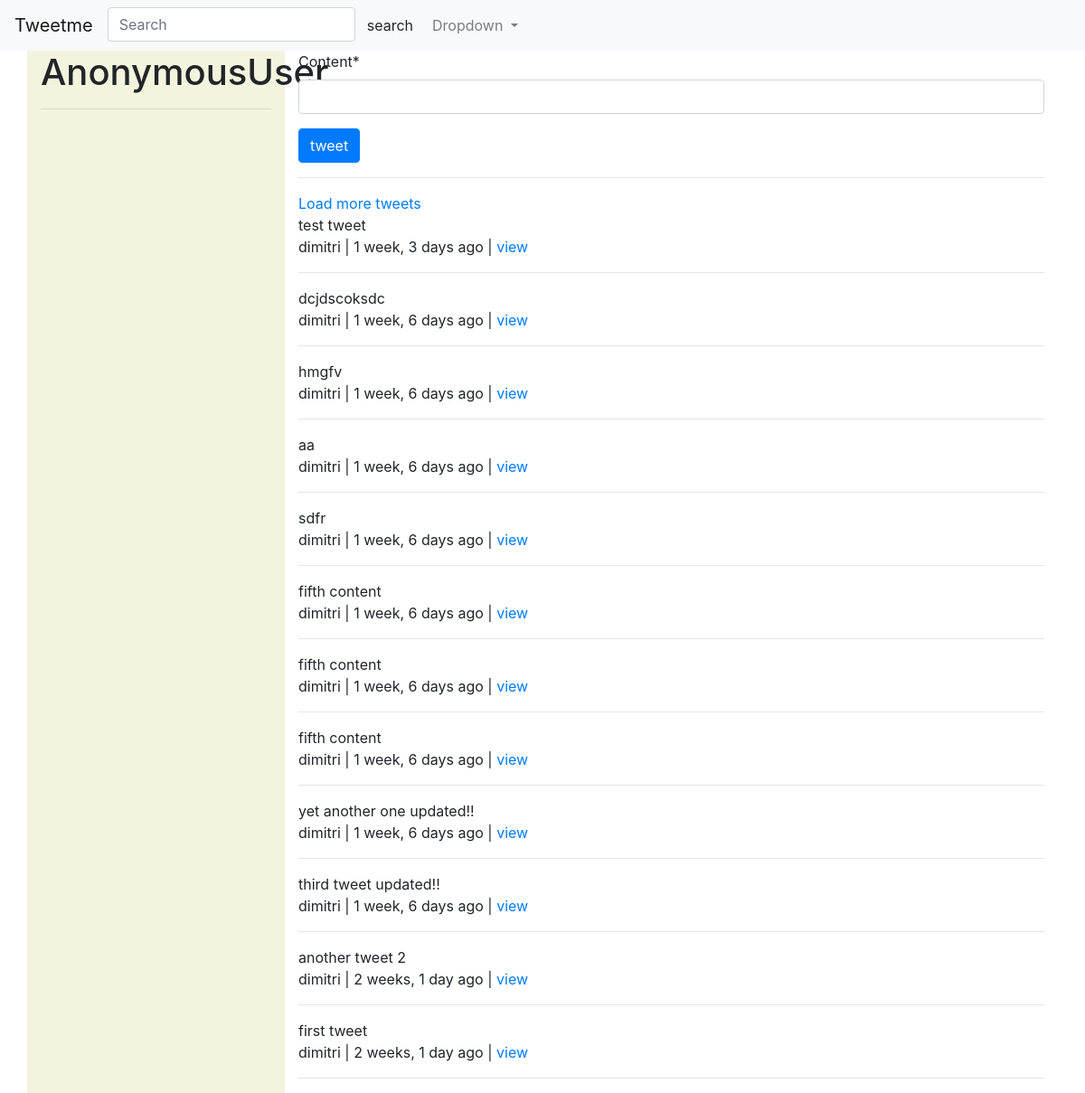
The app's page /, older data.
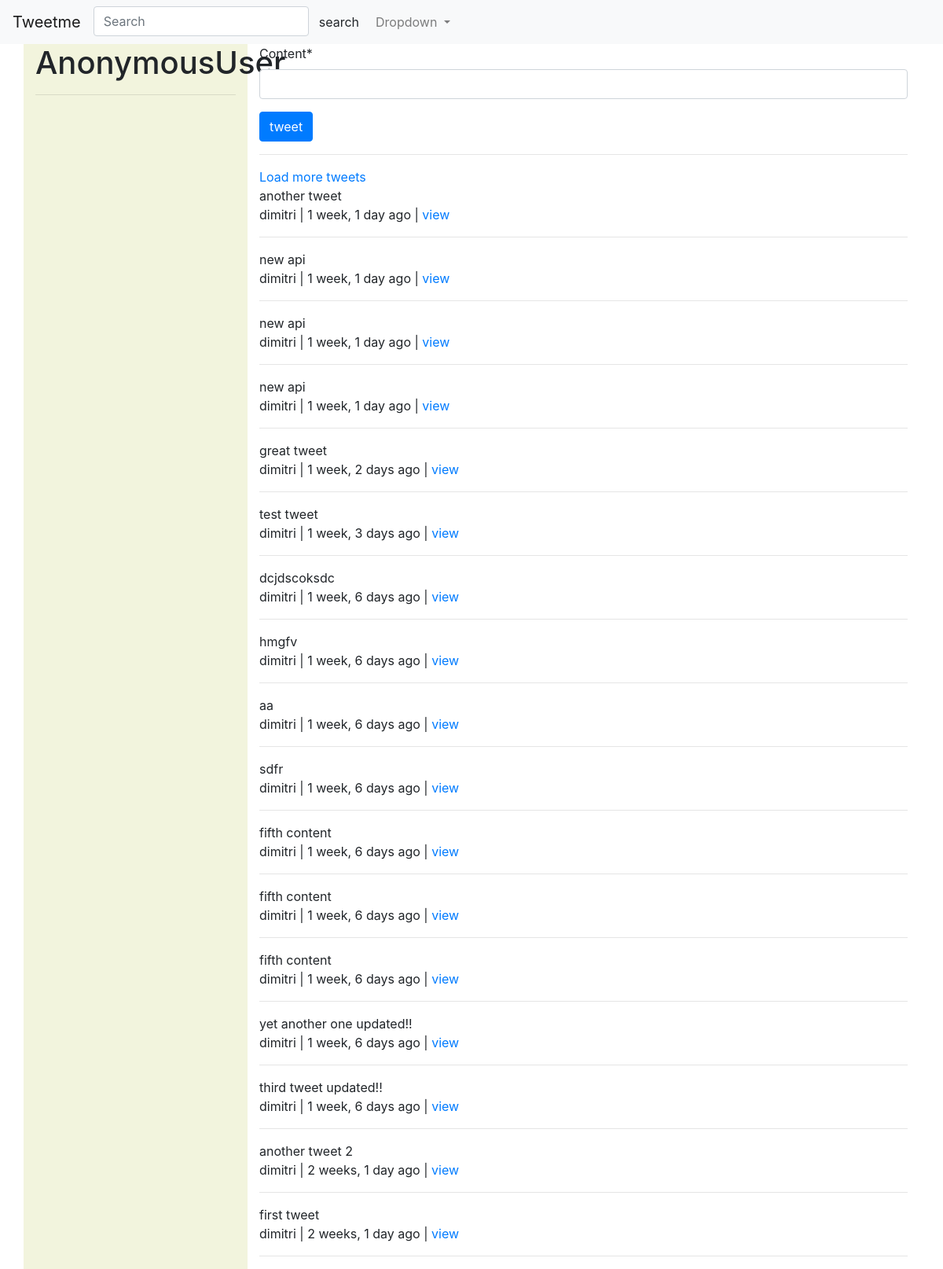
The same page, newer data.
### tweets/models.py (models this page shows, shortened)
class Tweet(models.Model):
    user = models.ForeignKey(settings.AUTH_USER_MODEL, on_delete=models.CASCADE)
    content = models.CharField(max_length=140, validators =[validate_content])
    update = models.DateTimeField(auto_now = True)
    timestamp = models.DateTimeField(auto_now_add=True)
    def get_absolute_url(self):
        return reverse("tweet:detail", kwargs={"pk":self.pk})

### tweets/views.py (the view)
# urls.py: url(r'^$', TweetListView.as_view(), name='home'),
class TweetListView(ListView):
    def get_queryset(self, *args, **kwargs):
        qs = Tweet.objects.all().order_by("-timestamp")
        query = self.request.GET.get("q", None)
        if query is not None:
            qs = qs.filter(
                Q(content__icontains=query) |
                Q(user__username__icontains=query))
        return qs
    def get_context_data(self, *args, **kwargs):
        context = super(TweetListView, self).get_context_data(*args, **kwargs)
        context['create_form'] = TweetModelForm()
        context['create_url'] = reverse_lazy("tweet:create")
        return context
    template_name = 'tweets/tweet_list.html'

### tweets/forms.py (shortened to what this page needs)
class TweetModelForm(forms.ModelForm):
    class Meta:
        model = Tweet
        fields = [
            "content"
        ]

### tweets/templates/tweets/tweet_list.html (shortened to what this page needs)
{% extends "base.html" %}
{% block content %}
    <div class="row">
        <div class="col-sm-3 col-xs-12" style="background-color:rgb(242, 244, 221);">
        <h1>{{ request.user }}</h1>
        <hr/>
    </div>
    <div class="col-sm-9">
                {% if not request.GET.q %}
                <div class="">
                {% include "tweets/form.html" with form=create_form action_url=create_url btn_title="tweet" %}
                </div>
                <hr/>
            {% endif %}
                <a href="#" id="loadmore">Load more tweets </a>
                {% for object in object_list %}
            <div class="media">
                <div class="media-body">
                        {{object.content}}<br/>
                        {{object.user}} |
                        {{object.timestamp|timesince}} ago | <a href="{{ object.get_absolute_url}}">view</a>
                </div>
            </div>
            <hr/>
            {% empty %}
                {% if request.GET.q %}
                <p> no tweet found</p>
                {% else %}
                <p> no tweet yet</p>
                {% endif %}
            {% endfor %}
        </div>
    </div>
{% endblock %}

### templates/base.html (shortened to what this page needs)
<!doctype html>
<html lang="en">
  <head>
    <link rel="stylesheet" href="https://stackpath.bootstrapcdn.com/bootstrap/4.3.0/css/bootstrap.min.css">
  </head>
  <body>
      {% include 'navbar.html' %}
    <div class="container">
        {% block content %}
        {% endblock content%}
    </div>
  </body>
</html>

### templates/navbar.html (shortened to what this page needs)
<nav class="navbar navbar-expand-lg navbar-light bg-light">
        <a class="navbar-brand" href="{% url 'home' %}">Tweetme</a>
        <div class="collapse navbar-collapse" id="navbarSupportedContent">
          <ul class="navbar-nav mr-auto">
            {% include 'tweets/search_form.html' %}
            <li class="nav-item dropdown">
              <a class="nav-link dropdown-toggle" href="#" id="navbarDropdown" role="button" data-toggle="dropdown" aria-haspopup="true" aria-expanded="false">
                Dropdown
              </a>
            </li>
          </ul>
        </div>
      </nav>

### tweets/templates/tweets/search_form.html
    <form style="display: flex" id='navbar-search-form' class="navbar-form navbar-left" method="GET" action= '{% url "tweet:list" %}' >
        <div style="margin: 0" class="form-group">
                <input class="form-control" type="text" name="q" placeholder="Search" value="{{ request.GET.q }}"/>
            </div>
        <input class="btn btn-default" type="submit" value="search" />
    </form>

### tweets/templates/tweets/form.html (shortened to what this page needs)
{% load crispy_forms_tags %}
<form class='form' method="POST" action="{% if action_url %}{{ action_url }}{% endif %}">
        {{ form | crispy }}
        <input class="btn btn-primary" type="submit" value="{{ btn_title }}" />
    </form>

Row changes from the older to the newer data that the page shows:
added Tweet: content "another tweet", user "dimitri", timestamp "1 week, 1 day"
added Tweet: content "new api", user "dimitri", timestamp "1 week, 1 day"
added Tweet: content "new api", user "dimitri", timestamp "1 week, 1 day"
added Tweet: content "new api", user "dimitri", timestamp "1 week, 1 day"
added Tweet: content "great tweet", user "dimitri", timestamp "1 week, 2 days"
